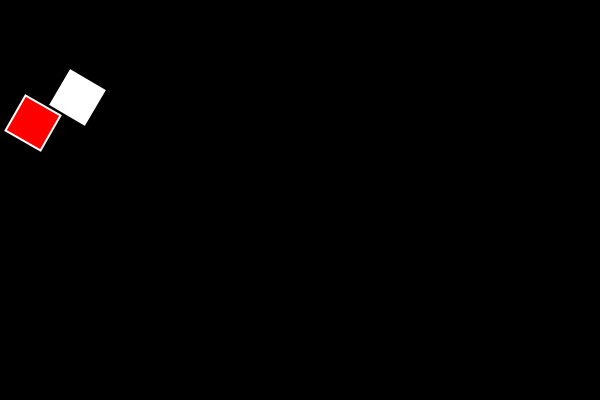
Frame 1 (no input)
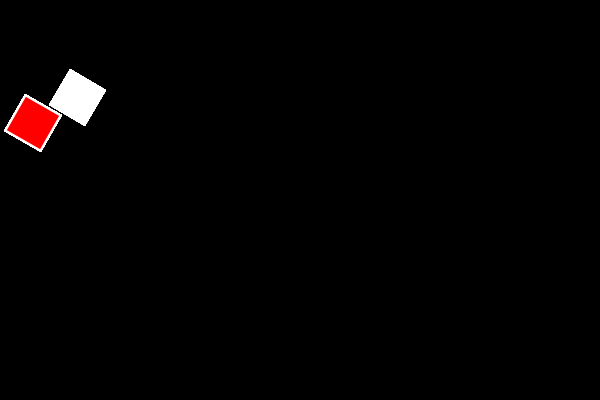
Frame 60 (the mouse pressed at the canvas centre just before this capture)
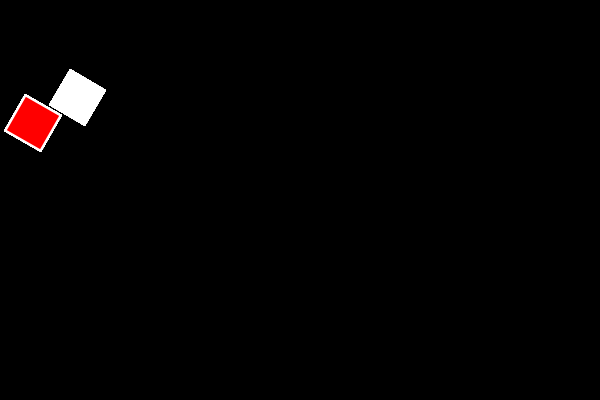
Frame 120 (the mouse held since frame 60 and released just before this capture)

The Processing sketch that drew these frames (run headless with seeded random() and noise(); from frame 60 on, the mouse is pressed at the canvas centre):

// Processing sketch: stack
// ── stack.pde
void setup() {
  size(600, 400);
  background(0);
  stroke(255);
}

void draw() {
  pushMatrix();
    fill(255, 0, 0);
    rotate(radians(30));
    translate(70, 70);
    scale(2.0);
    rect(0, 0, 20, 20);
  popMatrix();
  
  pushMatrix();
    fill(255);
    translate(70, 70);
    rotate(radians(30));
    scale(2.0);
    rect(0, 0, 20, 20);
  popMatrix();
}
